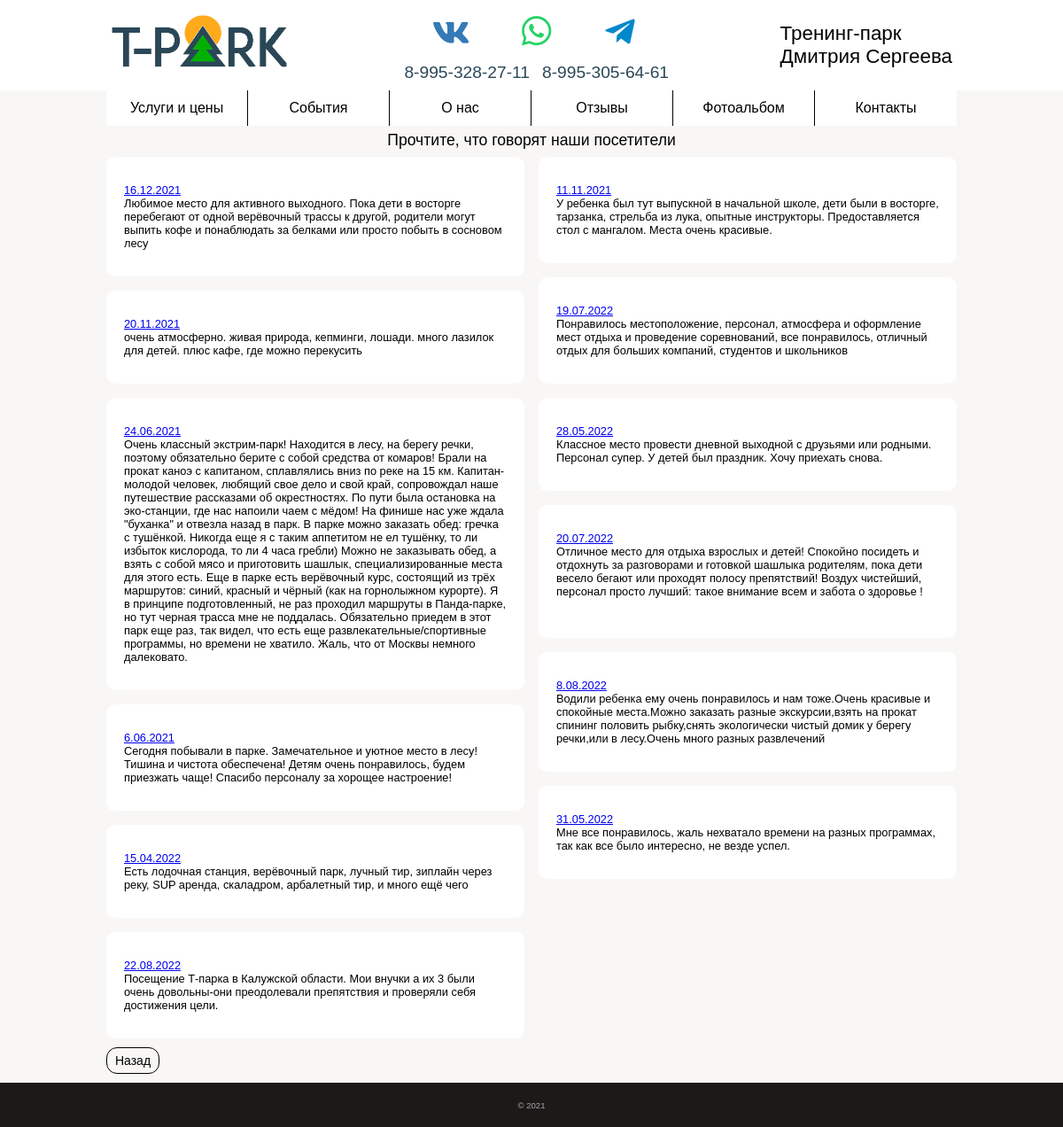
The app's page /reviews with its own data.
### app/models.py (models this page shows, shortened)
class Comment(db.Model):
    id = db.Column(db.Integer, primary_key=True, index=True, unique=True)
    name = db.Column(db.String(128))  # имя комментатора
    text = db.Column(db.Text)  # содержание

### app/main/routes.py (the view)
@bp.route('/reviews', methods=['GET'])
def reviews():
    comments = Comment.query.all()
    comments.sort(key=lambda x: len(x.text))
    photos = []
    names = []
    comments1 = []
    comments2 = []
    for index, comment in enumerate(comments):
        if index == 0:
            print(1)
            comments1.append(comment)
            count = 2
            continue
        if count < 2:
            count += 1
            print(1)
            comments1.append(comment)
        elif count < 4:
            print(2)
            count += 1
            comments2.append(comment)
        if count == 4:
            count = 0
    shuffle(comments1)
    shuffle(comments2)
    comments = comments1 + comments2
    for comment in comments:
        photos.append(os.path.exists(f'app/static/images/comments/{comment.id}.jpg'))
        names.append(comment.name)
    return render_template('main/comments.html', comments=comments, names=names, photos=photos,
                           categories=get_categories(), contacts_data=get_contacts_data())

### app/main/functions.py (called while the page is built)
def get_categories():
    return Category.query.order_by(Category.number).all()

def get_geolocation():
    return Text.query.filter_by(title='geolocation').first()

def get_address():
    return Text.query.filter_by(title='address').first()

def get_phone_numbers():
    return Text.query.filter_by(title='phone_numbers').first().text.split()

def get_media():
    return [Text.query.filter_by(title='vk').first(),
            Text.query.filter_by(title='insta').first()]

def get_contacts_data():
    return {
        'geolocation': get_geolocation(),
        'address': get_address(),
        'phone_numbers': get_phone_numbers(),
        'media': get_media()
    }

### app/models.py (called while the page is built)
    def __repr__(self):
        return self.text

### app/templates/main/comments.html (shortened to what this page needs)
{% extends "main/base.html" %}
{% block link %}
    <link rel="stylesheet" href="{{ url_for('static', filename='comments/comments.css') }}">
{% endblock %}
{% block app_content %}
    <div class="desktop_container">
        <div>
            <div class="com_title">Прочтите, что говорят наши посетители</div>
            <div class="comments_container_2">
                <div class="comments_container">
                    {% set i = namespace(a=0) %}
                    {% for comment in comments %}
                        {% if i.a < comments|length|round(0, 'ceil') / 2 %}
                            <div class="comment">
                                <div>{{ comment.text|safe }}</div>
                                {% set x = '../../..' + url_for('static', filename='images/comments/' + comment.id|string + '.jpg') %}
                            </div>
                        {% endif %}
                        {% set i.a = i.a + 1 %}
                    {% endfor %}
                </div>
                <div class="comments_container">
                    {% set i = namespace(a=0) %}
                    {% for comment in comments %}
                        {% if i.a >= comments|length|round(0, 'ceil') / 2 %}
                            <div class="comment">
                                <div>{{ comment.text|safe }}</div>
                                {% set x = '../../..' + url_for('static', filename='images/comments/' + comment.id|string + '.jpg') %}
                            </div>
                        {% endif %}
                        {% set i.a = i.a + 1 %}
                    {% endfor %}
                </div>
            </div>
        </div>
    </div>
{% endblock %}

### app/templates/main/base.html (shortened to what this page needs)
<!DOCTYPE html>
<html id="html" lang="ru">
<head id="head">
    <link rel="stylesheet" href="{{ url_for('static', filename='preloader.css') }}">
    <link rel="stylesheet" href="{{ url_for('static', filename='main/main.css') }}">
    <link rel="stylesheet" href="{{ url_for('static', filename='slider.css') }}">
    <link rel="stylesheet" href="{{ url_for('static', filename='event/event.css') }}">
    <link rel="stylesheet" href="{{ url_for('static', filename='contacts/contacts.css') }}">
    {% block link %}{% endblock %}
</head>
<body id="body">
{% set geolocation = contacts_data.geolocation %}
{% set address = contacts_data.address %}
{% set phone_numbers = contacts_data.phone_numbers %}
{% set vk = contacts_data.media[0] %}
{% set telega = contacts_data.media[1] %}
<div id="container_base" class="container_base">
    <div id="upper_container" class="upper_container">
        <div id="upper" class="upper">
            <div class="desktop_upper">
                <div id="block_logo" class="block_logo">
                    <a href="{{ url_for('main.index') }}">
                        <img id="logo" class="img_logo" src="{{ url_for('static', filename='logo.png') }}" alt="">
                    </a>
                </div>
                <div class="upper_media">
                    <div class="social">
                        <ul class="social-icons">
                            <li>
                                <a class="vk modal-link" href="{{ vk }}" target="_blank">
                                    <i class="fab fa-vk" style="margin-top: 5px;"></i>
                                </a>
                            </li>
                            <li>
                                <a class="whatsapp modal-link"
                                   href="https://api.whatsapp.com/send?phone=7{{ phone_numbers[0] }}"
                                   target="_blank">
                                    <i class="fab fa-whatsapp" style="margin-top: 3px;"></i>
                                </a>
                            </li>
                            <li>
                                <a class="telega modal-link" href="https://t.me/+79953056461"
                                   target="_blank">
                                    <i class="fab fa-telegram-plane" style="margin-top: 4px; margin-left: -3px;"></i>
                                </a>
                            </li>
                        </ul>
                    </div>
                    <div id="phone_numbers2" class="block_numbers_2">
                        <div>
                            <a style="cursor: pointer;" href="tel:+7{{ phone_numbers[0] }}">
                                8-{{ phone_numbers[0][0]|string + phone_numbers[0][1]|string + phone_numbers[0][2]|string }}-{{ phone_numbers[0][3]|string + phone_numbers[0][4]|string + phone_numbers[0][5]|string }}-{{ phone_numbers[0][6]|string + phone_numbers[0][7]|string }}-{{ phone_numbers[0][8]|string + phone_numbers[0][9]|string }}
                            </a>
                        </div>
                        <div>
                            <a style="cursor: pointer;" href="tel:+7{{ phone_numbers[1] }}">
                                8-{{ phone_numbers[1][0]|string + phone_numbers[1][1]|string + phone_numbers[1][2]|string }}-{{ phone_numbers[1][3]|string + phone_numbers[1][4]|string + phone_numbers[1][5]|string }}-{{ phone_numbers[1][6]|string + phone_numbers[1][7]|string }}-{{ phone_numbers[1][8]|string + phone_numbers[1][9]|string }}
                            </a>
                        </div>
                    </div>
                </div>
                <div class="block_name">
                    <div>Тренинг-парк</div>
                    <div>Дмитрия Сергеева</div>
                </div>
            </div>
        </div>
    </div>
    <div id='upper_navigation_buttons' class="upper_navigation_buttons">
        <div id='navigation_buttons' class="block_buttons">
            <div id="all_buttons" style="display: flex;">
                <a id="services-button" class="button_main  decoration"
                   href="{{ url_for('main.index') }}">
                    <div href="{{ url_for('main.index') }}" class="">
                        Услуги и цены
                    </div>
                </a>
                <a id="event-button" class="button_main decoration"
                   href="{{ url_for('main.events') }}">
                    <div href="{{ url_for('main.events') }}" class="">
                        События
                    </div>
                </a>
                <a id="about-us-button" class="button_main decoration"
                   href="{{ url_for('main.about') }}">
                    <div href="{{ url_for('main.about') }}" class="">
                        О нас
                    </div>
                </a>
                <a id="comments-button" class="button_main decoration"
                   href="{{ url_for('main.reviews') }}">
                    <div href="{{ url_for('main.reviews') }}" class="">
                        Отзывы
                    </div>
                </a>
                <a id="photo-button" class="button_main decoration"
                   href="{{ url_for('main.gallery') }}">
                    <div href="{{ url_for('main.gallery') }}" class="">
                        Фотоальбом
                    </div>
                </a>
                <a id="contacts-button" class="button_main button_main_last decoration"
                   href="{{ url_for('main.contacts') }}">
                    <div href="{{ url_for('main.contacts') }}" class="">
                        Контакты
                    </div>
                </a>
            </div>
        </div>
    </div>
    <div id="main_block" class="main_block">
        {% block app_content %}{% endblock %}
    </div>
    <div style="margin:  auto 17px;">
        <div id="back_button_2" class="back_button_3">
            <div class="back_button_btn_2">
                <a style="" onclick="history.back(); return false;">
                    Назад
                </a>
            </div>
        </div>
    </div>
</div>
<div id="footer" class="footer">
    <div class="footer_date">© 2021</div>
</div>
</body>
</html>

### app/static/preloader.css (style rules this page uses)
.container_base, .footer { opacity: 0; }

### app/static/main/main.css (style rules this page uses)
:root { --background-color: rgba(169, 191, 239, 0.15); --primary-color: #ffa300; --primary-font-size: 16px; --primary-font-family: Arial, sans-serif; --primary-content-width: 960px; --primary-content-height: 100px; --modal_window_time: none; --vw: none; --vh: none; }
html { box-sizing: border-box; -webkit-tap-highlight-color: rgba(0, 0, 0, 0); height: 100vh; }
*, *:before, *:after { box-sizing: inherit; }
* { appearance: none; -webkit-appearance: none; font-family: var(--primary-font-family); }
body { margin: 0; -webkit-text-size-adjust: none; background-color: rgba(209, 207, 188, 0.15); height: 100vh; }
img { user-select: none; }
p { margin: 0; }
.upper_container { width: 100%; background-color: white; }
.upper { width: min(var(--vw, 1vw) * 100 - 34px, 960px); margin: 0 17px; position: sticky; justify-content: space-between; vertical-align: middle; align-items: center; color: black; display: flex; z-index: 1; background-color: white; }
.upper ul li { list-style: none; }
.footer { display: flex; justify-content: space-evenly; vertical-align: middle; align-items: center; text-align: center; height: min(calc(var(--vh, 1vh) * 10), 50px); margin-top: 4px; width: 100%; background-color: #1c1919; }
.footer_date { color: #a8a8a8; font-size: calc(var(--primary-font-size) * 0.6); }
.container_base { min-height: calc(100vh - 14px - min(10 * var(--vh, 1vh), 40px)); }
.mobile_upper, .desktop_upper { display: none; }
.desktop_upper { display: none; }
.block_buttons { background: white; display: flex; margin: 0 auto; justify-content: center; width: max-content; position: relative; z-index: 5; }
.main_block { margin: 0 auto; width: 100%; z-index: 2; }

### app/static/slider.css (style rules this page uses)
:root { --primary-width: calc(100% / 1); --primary-flex: 0 0 calc(100% / 1); }

### app/static/contacts/contacts.css (style rules this page uses)
.fa-telegram-plane { left: -2%; }
.social-icons { display: flex; justify-content: center; align-items: center; list-style: none; padding-inline-start: 0; margin-block-start: 0; margin-block-end: 0; }
.social-icons a { display: inline-block; width: 36px; height: 32px; border-radius: 50%; position: relative; margin: 5px; text-align: center; font-size: 28px; transition: 0.5s; }
.social-icons .vk { color: #337AB7; }
.social-icons .whatsapp { color: #25d366; }
.social-icons .telega { color: #0088cc; }
.social-icons a i, .social-icons a img { z-index: 2; position: relative; line-height: 30px; }
.social-icons a:after { content: ''; display: block; position: absolute; border-radius: 50%; width: 0; height: 0; transition: 0.3s; top: 50%; left: 50%; }
.social-icons .vk:after { background: #BFE2FF; }
.social-icons .whatsapp:after { background: linear-gradient(#25d366, #25d366) 14% 84%/16% 16% no-repeat, radial-gradient(#25d366 100%, transparent 0); }
.comments_container_2 { display: grid; grid-template-columns: repeat(2, minmax(min(320px, 100%), 1fr)); justify-content: center; align-items: flex-start; grid-column-gap: 16px; grid-row-gap: 16px; }

### app/static/comments/comments.css (style rules this page uses)
.desktop_container > div { max-width: 960px; margin: auto; }
.desktop_container { margin: 0 17px; }
.com_title { display: flex; padding-top: 6px; padding-bottom: 8px; text-align: center; font-size: calc(var(--primary-font-size) * 1.1); justify-content: center; }
.comments_container_2 { display: grid; grid-template-columns: repeat(auto-fill, minmax(min(320px, 100%), 1fr)); justify-content: center; align-items: flex-start; grid-column-gap: 16px; grid-row-gap: 16px; }
.comments_container { display: grid; grid-template-columns: repeat(1, minmax(min(320px, 100%), 1fr)); justify-content: center; grid-row-gap: 16px; }
.comment { display: flex; flex-direction: column; font-size: calc(var(--primary-font-size) * 0.8); padding: 30px 20px; background-color: white; border-radius: 10px; height: min-content; }

### app/static/main/modal_window_desktop.css (style rules this page uses)
.social-icons { margin: 5px 0 -8px; justify-content: space-evenly; }

### records on screen
Comment: text "16.12.2021 Любимое место для активного выходного. Пока дети в восторге перебегают от одной верёвочный трассы к другой, родители могут выпить кофе и понаблюдать за белками или просто побыть в сосновом лесу"
Comment: text "20.11.2021 очень атмосферно. живая природа, кепминги, лошади. много лазилок для детей. плюс кафе, где можно перекусить"
Comment: text "24.06.2021 Очень классный экстрим-парк! Находится в лесу, на берегу речки, поэтому обязательно берите с собой средства от комаров! Брали на прокат каноэ с капитаном, сплавлялись вниз по реке на 15 км. Капитан-молодой человек, любящий свое дело и свой край, сопровождал наше путешествие рассказами об окрестностях. По пути была остановка на эко-станции, где нас напоили чаем с мёдом! На финише нас уже ждала \"буханка\" и отвезла назад в парк. В парке можно заказать обед: гречка с тушёнкой. Никогда еще я с таким аппетитом не ел тушёнку, то ли избыток кислорода, то ли 4 часа гребли) Можно не заказывать обед, а взять с собой мясо и приготовить шашлык, специализированные места для этого есть. Еще в…"
Comment: text "6.06.2021 Сегодня побывали в парке. Замечательное и уютное место в лесу! Тишина и чистота обеспечена! Детям очень понравилось, будем приезжать чаще! Спасибо персоналу за хорощее настроение!"
Comment: text "15.04.2022 Есть лодочная станция, верёвочный парк, лучный тир, зиплайн через реку, SUP аренда, скаладром, арбалетный тир, и много ещё чего"
Comment: text "22.08.2022 Посещение Т-парка в Калужской области. Мои внучки а их 3 были очень довольны-они преодолевали препятствия и проверяли себя достижения цели."
Comment: text "11.11.2021 У ребенка был тут выпускной в начальной школе, дети были в восторге, тарзанка, стрельба из лука, опытные инструкторы. Предоставляется стол с мангалом. Места очень красивые."
Comment: text "19.07.2022 Понравилось местоположение, персонал, атмосфера и оформление мест отдыха и проведение соревнований, все понравилось, отличный отдых для больших компаний, студентов и школьников"
Comment: text "28.05.2022 Классное место провести дневной выходной с друзьями или родными. Персонал супер. У детей был праздник. Хочу приехать снова."
Comment: text "20.07.2022 Отличное место для отдыха взрослых и детей! Спокойно посидеть и отдохнуть за разговорами и готовкой шашлыка родителям, пока дети весело бегают или проходят полосу препятствий! Воздух чистейший, персонал просто лучший: такое внимание всем и забота о здоровье !"
Comment: text "8.08.2022 Водили ребенка ему очень понравилось и нам тоже.Очень красивые и спокойные места.Можно заказать разные экскурсии,взять на прокат спининг половить рыбку,снять экологически чистый домик у берегу речки,или в лесу.Очень много разных развлечений"
Comment: text "31.05.2022 Мне все понравилось, жаль нехватало времени на разных программах, так как все было интересно, не везде успел."

### other values on screen
{{ phone_numbers[0][6]|string + phone_numbers[0][7]|string }} "27"
{{ phone_numbers[0][8]|string + phone_numbers[0][9]|string }} "11"
{{ phone_numbers[1][6]|string + phone_numbers[1][7]|string }} "64"
{{ phone_numbers[1][8]|string + phone_numbers[1][9]|string }} "61"
